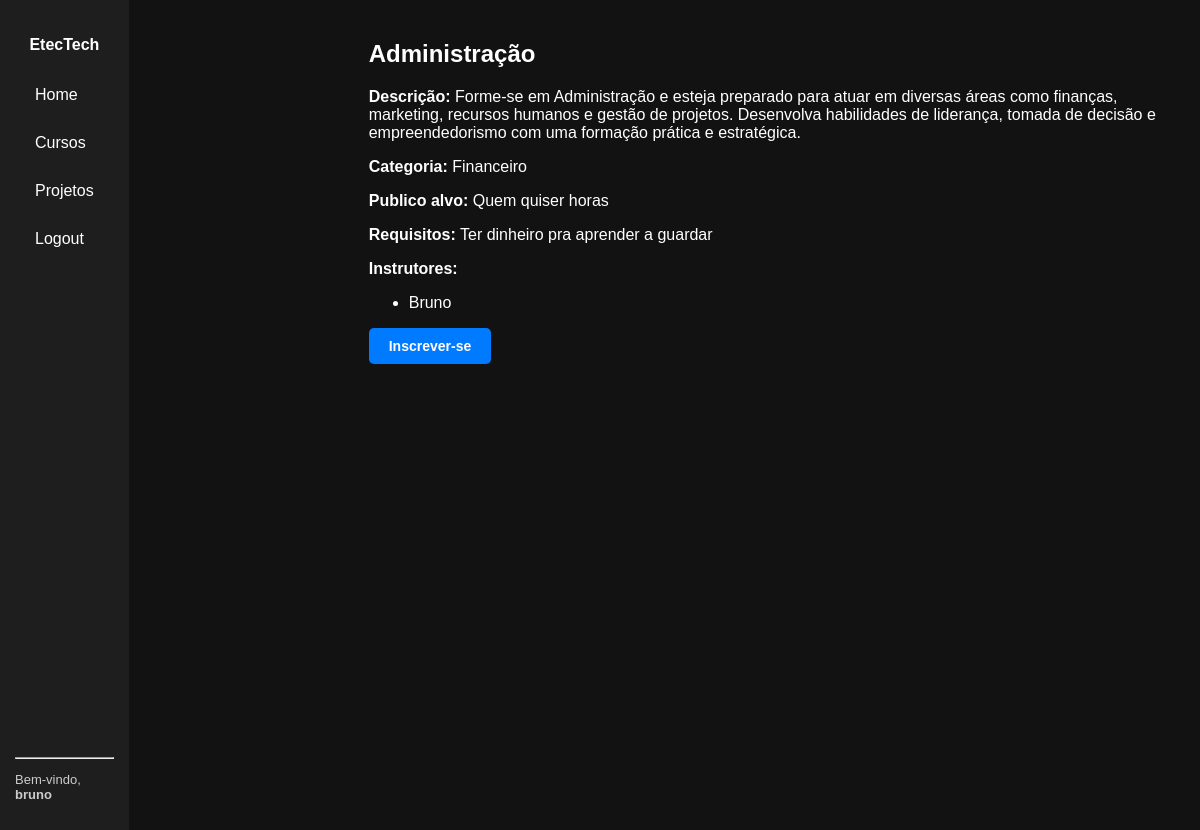
Page /curso/1/ (signed in) on the committed database.
### cursos/models.py (models this page shows, shortened)
class Curso(models.Model):
    titulo = models.CharField(max_length=200)
    descricao = models.TextField()
    data_criacao = models.DateField(auto_now_add=True)
    categoria = models.ForeignKey(Categoria, on_delete=models.SET_NULL, null=True, related_name='cursos')
    instrutores = models.ManyToManyField(Instrutor, related_name='cursos')
    publico_alvo = models.TextField(blank=True)
    requisitos = models.TextField(blank=True)

class Categoria(models.Model):
    nome = models.CharField(max_length=100)

class Instrutor(models.Model):
    nome = models.CharField(max_length=100)
    bio = models.TextField()
    linkedin = models.URLField(blank=True, null=True)
    foto = models.ImageField(upload_to='fotos/', blank=True, null=True)

### cursos/views.py (the view)
# urls.py: path('curso/<int:pk>/',CursoDetailView.as_view(), name='curso_detail'),
class CursoDetailView(DetailView):
    model = Curso
    template_name = 'curso_detail.html'
    context_object_name = 'curso'

### cursos/templates/curso_detail.html (shortened to what this page needs)
{% extends 'base.html' %}
{% block content %}
<h2>{{ curso.titulo }}</h2>
<p><strong>Descrição:</strong> {{ curso.descricao }}</p>
<p><strong>Categoria:</strong> {{ curso.categoria.nome }}</p>
<p><strong>Publico alvo:</strong> {{ curso.publico_alvo }} horas</p>
<p><strong>Requisitos:</strong> {{ curso.requisitos }}</p>
<p><strong>Instrutores:</strong></p>
<ul>
  {% for instrutor in curso.instrutores.all %}
    <li>{{ instrutor.nome|title }}</li>
  {% empty %}
    <li>Sem instrutores cadastrados.</li>
  {% endfor %}
</ul>
{% if user.is_authenticated %}
  <form method="post" action="{% url 'inscrever_curso' curso.pk %}">
    <button type="submit" class="btn-azul">Inscrever-se</button>
  </form>
{% else %}
  <p><a href="{% url 'login' %}" class="btn-azul" >Faça login</a> para se inscrever.
  <a href="{% url 'index' %}" class= "btn-azul">Voltar</a></p>
{% endif %}
{% endblock %}

### config/templates/base.html (shortened to what this page needs)
<!DOCTYPE html>
<html lang="pt-br">
<head>
    {% load static %}
    <link rel="stylesheet" href="{% static '/css/style.css' %}">
</head>
<body>
  <div class="container">
    <div class="sidebar">
      <div class="menu-items">
        <h4>EtecTech</h4>
        <a href="{% url 'index' %}">Home</a>
        <a href="#">Cursos</a>
        {% if user.is_authenticated %}
          <a href="#">Projetos</a>
          <a href="{% url 'logout' %}">Logout</a>
        {% else %}
          <a href="{% url 'login' %}">Login</a>
        {% endif %}
      </div>
      {% if user.is_authenticated %}
        <div class="user-info">
          <hr>
          <p>Bem-vindo,<br><strong>{{ user.username }}</strong></p>
        </div>
      {% endif %}
    </div>
    <div class="content">
      {% block content %}{% endblock %}
    </div>
  </div>
</body>
</html>

### cursos/static/css/style.css (style rules this page uses)
body { margin: 0; padding: 0; font-family: Arial, sans-serif; background-color: #121212; color: #fff; }
.container { display: flex; }
.sidebar { width: 220px; height: 100vh; background-color: #1e1e1e; padding: 15px; display: flex; flex-direction: column; justify-content: space-between; }
.content { flex-grow: 1; padding: 20px; color: white; }
.menu-items a { display: block; margin-bottom: 10px; color: white; text-decoration: none; }
.user-info { color: #ccc; font-size: 13px; }
.sidebar h4 { text-align: center; color: #fff; }
.sidebar a { display: block; color: #fff; padding: 10px 20px; text-decoration: none; }
.content { margin-left: 220px; padding: 20px; }
.btn-azul { background-color: #007bff; color: white; padding: 10px 20px; border: none; border-radius: 5px; text-decoration: none; display: inline-block; font-size: 14px; font-weight: bold; transition: background-color 0.3s ease; }

### rows in the picture
Curso: titulo "Administração", descricao "Forme-se em Administração e esteja preparado para atuar em diversas áreas como finanças, marketing, recursos humanos e gestão de projetos. Desenvolva habilidades de liderança, tomada de decisão e empreendedorismo com uma formação prática e estratégica.", categoria.nome "Financeiro", publico_alvo "Quem quiser", requisitos "Ter dinheiro pra aprender a guardar"
Instrutor: nome "Bruno"

### other values in the picture
{{ user.username }} "bruno"
